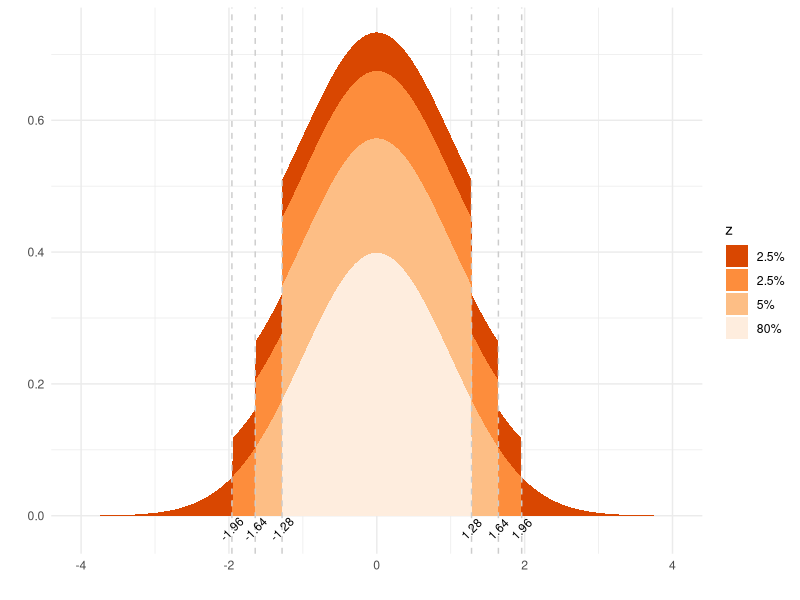

R code for this plot:
## ---- chunk 1
knitr::opts_chunk$set(echo = FALSE, warning = FALSE, message = FALSE)
library(tidyverse)
library(knitr)
library(kableExtra)
set.seed(1234)
## ---- chunk 2
m = matrix(pnorm(seq(0, 2.49, by = 0.01)), ncol = 10, byrow = TRUE)
m = as.data.frame(m)
colnames(m) = paste0("0,0", 0:9)
rownames(m) = sub("\\.", ",", as.character(seq(0, 2.4, by = .1)))
kable(m, digits = 4, escape = F) %>%
  kable_styling(font_size = 10) %>%
  column_spec(3, bold = T, background = "lightgray") %>%
  row_spec(4, bold = T, background = "lightgray")
## ---- chunk 3
x = seq(-4, 4, .01)
y = dnorm(x)
data = data.frame(x = x, y = y, z = cut(x, breaks = qnorm(c(0, .025, .05, .1, .9, .95, .975, 1)), labels = c(1, 2, 3, 4, 3, 2, 1)))
q = qnorm(c(.025, .05, .1, .9, .95, .975))
data2 = data.frame(x = q, y = -.02, v = round(q, 2))
ggplot() +
  geom_area(data = data, aes(x, y, fill = z)) +
  geom_vline(xintercept = q, color = "gray80", linetype = 2) +
  geom_text(data = data2, aes(x, y, label = v), size = 3, angle = 45) +
  scale_fill_brewer(palette = "Oranges", direction = -1, labels = c("2.5%", "2.5%", "5%", "80%")) +
  theme_minimal() +
  labs(x = "", y = "", z = "")
